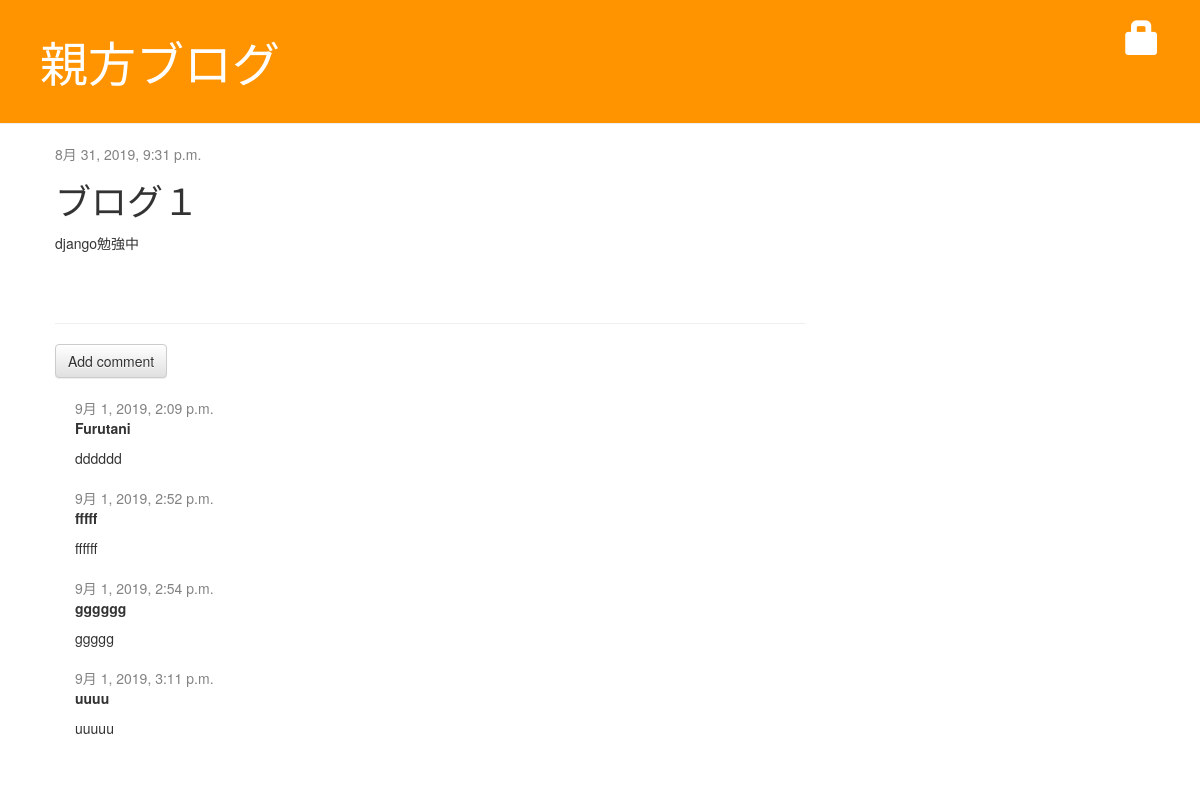
/post/1/, run on an earlier commit of the app's database.
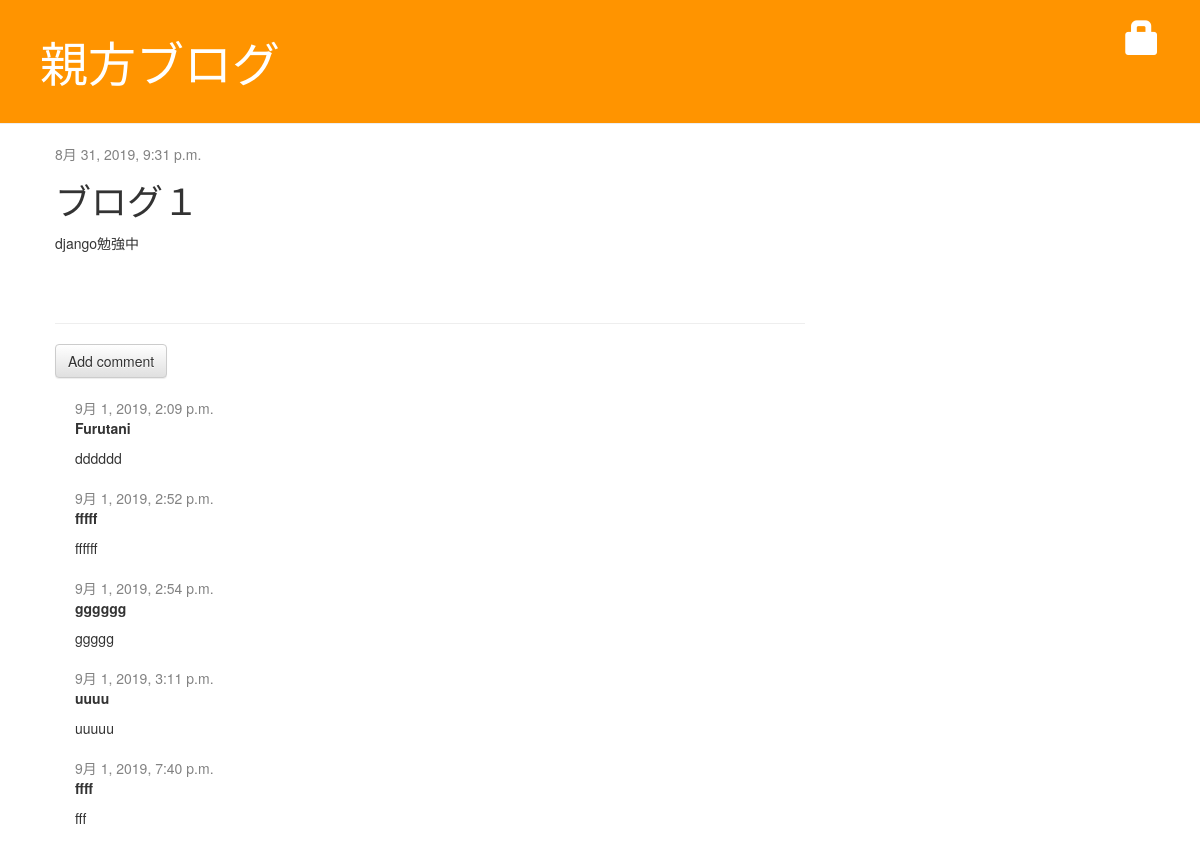
And on a later commit of the database.
### blog/models.py (models this page shows, shortened)
class Post(models.Model):
    author = models.ForeignKey('auth.User', on_delete=models.CASCADE)
    title = models.CharField(max_length=200)
    text = models.TextField()
    created_date = models.DateTimeField(
            default=timezone.now)
    published_date = models.DateTimeField(
            blank=True, null=True)

class Comment(models.Model):
    post = models.ForeignKey('blog.Post', on_delete=models.CASCADE, related_name='comments')
    author = models.CharField(max_length=200)
    text = models.TextField()
    created_date = models.DateTimeField(default=timezone.now)
    approved_comment = models.BooleanField(default=False)

### blog/views.py (the view)
# urls.py: path('post/<int:pk>/', views.post_detail, name='post_detail'),
def post_detail(request, pk):
    post = get_object_or_404(Post, pk=pk)
    return render(request, 'blog/post_detail.html', {'post': post})

### blog/templates/blog/post_detail.html (shortened to what this page needs)
{% extends 'blog/base.html' %}
{% block content %}
    <div class="post">
        {% if post.published_date %}
            <div class="date">
                {{ post.published_date }}
            </div>
        {% else %}
            <a class="btn btn-default" href="{% url 'post_publish' pk=post.pk %}">Publish</a>
        {% endif %}
        <h1>{{ post.title }}</h1>
        <p>{{ post.text|linebreaksbr }}</p>
    </div>
    <hr>
    <a class="btn btn-default" href="{% url 'add_comment_to_post' pk=post.pk %}">Add comment</a>
    {% for comment in post.comments.all %}
        {% if user.is_authenticated or comment.approved_comment %}
            <div class="comment">
                <div class="date">
                    {{ comment.created_date }}
                </div>
                <strong>{{ comment.author }}</strong>
                <p>{{ comment.text|linebreaks }}</p>
            </div>
        {% endif %}
    {% empty %}
        <p>No comments here yet :(</p>
    {% endfor %}
{% endblock %}

### blog/templates/blog/base.html (shortened to what this page needs)
{% load static %}
<html>
    <head>
        <link rel="stylesheet" href="//maxcdn.bootstrapcdn.com/bootstrap/3.2.0/css/bootstrap.min.css">
        <link rel="stylesheet" href="//maxcdn.bootstrapcdn.com/bootstrap/3.2.0/css/bootstrap-theme.min.css">
        <link rel="stylesheet" href="{% static 'css/blog.css' %}">
    </head>
    <body>
            <div class="page-header">
                    {% if user.is_authenticated %}
                        <a href="{% url 'post_new' %}" class="top-menu"><span class="glyphicon glyphicon-plus"></span></a>
                        <a href="{% url 'post_draft_list' %}" class="top-menu"><span class="glyphicon glyphicon-edit"></span></a>
                        <p class="top-menu">Hello {{ user.username }} <small>(<a href="{% url 'logout' %}">Log out</a>)</small></p>
                    {% else %}
                        <a href="{% url 'login' %}" class="top-menu"><span class="glyphicon glyphicon-lock"></span></a>
                    {% endif %}
                <h1><a href="/">親方ブログ</a></h1>
            </div>
            <div class="content container">
                <div class="row">
                    <div class="col-md-8">
                    {% block content %}
                    {% endblock %}
                    </div>
                </div>
            </div>
        </body>
</html>

### blog/static/css/blog.css (style rules this page uses)
.page-header { background-color: #ff9400; margin-top: 0; padding: 20px 20px 20px 40px; }
.page-header h1, .page-header h1 a, .page-header h1 a:visited, .page-header h1 a:active { color: #ffffff; font-size: 36pt; text-decoration: none; }
.content { margin-left: 40px; }
h1, h2, h3, h4 { font-family: 'Lobster', cursive; }
.date { color: #828282; }
.top-menu, .top-menu:hover, .top-menu:visited { color: #ffffff; float: right; font-size: 26pt; margin-right: 20px; }
.post { margin-bottom: 70px; }
.comment { margin: 20px 0px 20px 20px; }

What changed in the data, as far as the page shows it:
added Comment: created_date "9月 1, 2019, 7:40 p.m.", author "ffff", text "fff"
